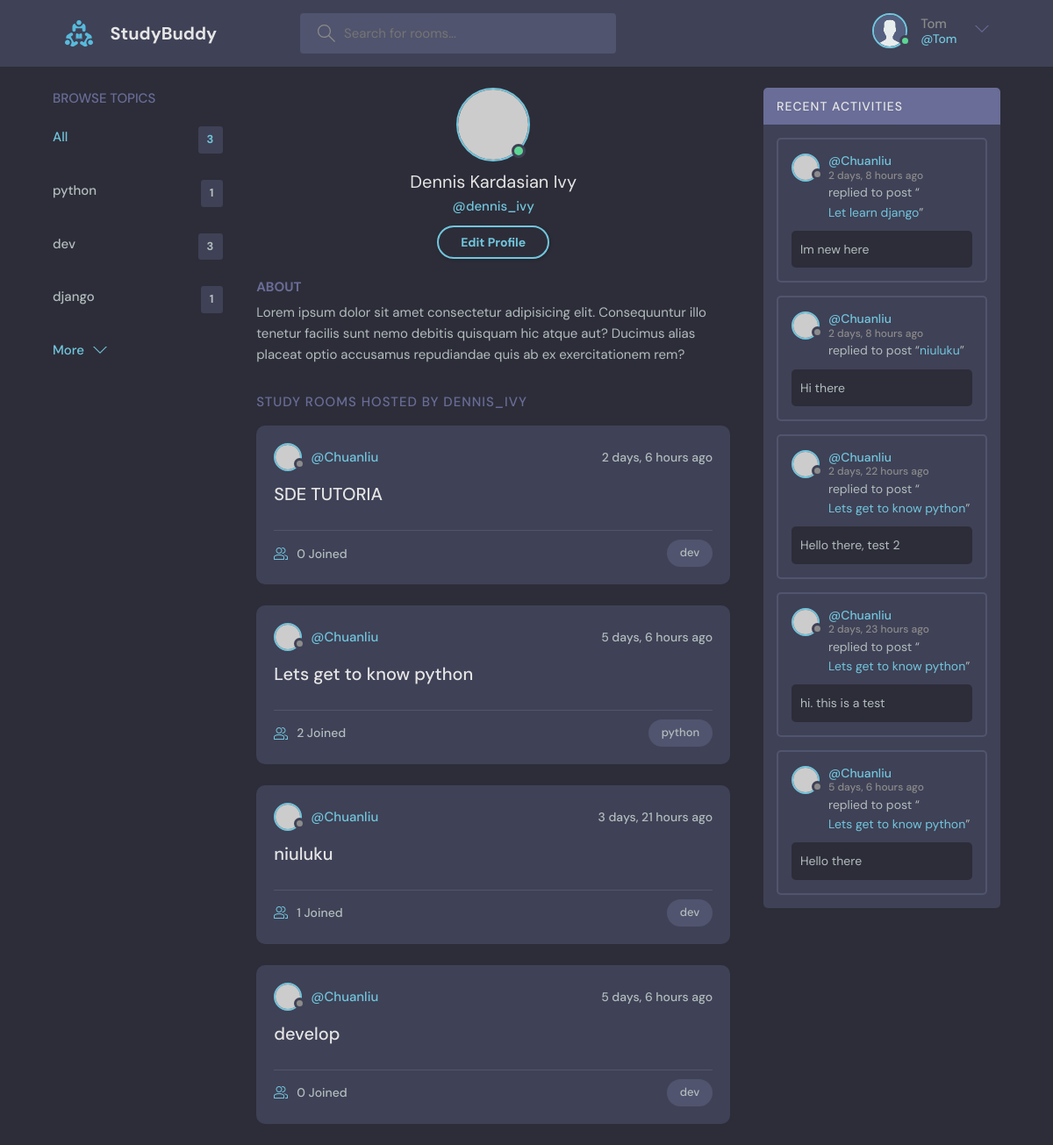
The page /profile/1/ (signed in) on the database its author committed.
### base/models.py (models this page shows, shortened)
class Topic(models.Model):
    name = models.CharField(max_length = 200)

class Room(models.Model):
    host = models.ForeignKey(User, on_delete=models.SET_NULL, null=True)
    topic = models.ForeignKey(Topic, on_delete=models.SET_NULL, null=True)
    name = models.CharField(max_length=200)
    description = models.TextField(null=True, blank=True)
    participants = models.ManyToManyField(User, related_name='paticapants',blank=True)
    updated = models.DateTimeField(auto_now=True) #auto_now updtae everytime
    created = models.DateTimeField(auto_now_add=True) #auto_now_add only create timestamp first creat
    class Meta:
        ordering = ['-updated','-created']
    def __str__ (self):
        return self.name

class Message(models.Model):
    user = models.ForeignKey(User, on_delete=models.CASCADE)
    room = models.ForeignKey(Room, on_delete=models.CASCADE)
    body = models.TextField()
    updated = models.DateTimeField(auto_now=True) #auto_now updtae everytime
    created = models.DateTimeField(auto_now_add=True) #auto_now_add only create timestamp first creat
    class Meta:
         ordering = ['-updated', '-created']
    def __str__(self) -> str:
        return self.body

### base/views.py (the view)
# urls.py: path('profile/<str:pk>/', views.userProfile, name="user-profile"),
def userProfile(request, pk):
    user = User.objects.get(id=pk)
    rooms = user.room_set.all()
    showMessages = user.message_set.all()
    topics = Topic.objects.all()
    context = {'user':user, 'rooms':rooms,'showMessages':showMessages,'topics':topics}
    return render(request, 'base/profile.html',context)

### base/templates/base/profile.html
{% extends 'main.html' %}
{% block content %}
  <main class="profile-page layout layout--3">
    <div class="container">
     {% include 'base/topic_component.html' %}
      <div class="roomList">
        <div class="profile">
          <div class="profile__avatar">
            <div class="avatar avatar--large active">
              <img src="https://randomuser.me/api/portraits/men/11.jpg" />
            </div>
          </div>
          <div class="profile__info">
            <h3>Dennis Kardasian Ivy</h3>
            <p>@dennis_ivy</p>
            <a href="edit-user.html" class="btn btn--main btn--pill">Edit Profile</a>
          </div>
          <div class="profile__about">
            <h3>About</h3>
            <p>
              Lorem ipsum dolor sit amet consectetur adipisicing elit. Consequuntur illo tenetur
              facilis sunt nemo debitis quisquam hic atque aut? Ducimus alias placeat optio
              accusamus repudiandae quis ab ex exercitationem rem?
            </p>
          </div>
        </div>
        <div class="roomList__header">
          <div>
            <h2>Study Rooms Hosted by dennis_ivy</a>
            </h2>
          </div>
        </div>
        {% include 'base/feed_component.html' %}
      </div>
      {% include 'base/activity_component.html' %}
    </div>
  </main>
  {% endblock content %}

### templates/navbar.html (shortened to what this page needs)
{% load static %}
<header class="header header--loggedIn">
    <div class="container">
      <a href="{% url 'home' %}" class="header__logo">
        <img src="{% static 'images/logo.svg' %}" />
        <h1>StudyBuddy</h1>
      </a>
      <form class="header__search" method="GET" action="{% url 'home' %}">
        <label>
          <input  name = "q" placeholder="Search for rooms..." />
        </label>
      </form>
      <nav class="header__menu">
        {% if request.user.is_authenticated %}
        <div class="header__user">
          <a href="{% url 'user-profile' pk=request.user.id %}"">
            <div class="avatar avatar--medium active">
              <img src="{% static 'images/avatar.svg' %}" />
            </div>
            <p>{{request.user.username}} <span>@{{request.user}}</span></p>
          </a>
          <button class="dropdown-button">
            <svg version="1.1" xmlns="http://www.w3.org/2000/svg" width="32" height="32" viewBox="0 0 32 32">
              <title>chevron-down</title>
              <path d="M16 21l-13-13h-3l16 16 16-16h-3l-13 13z"></path>
            </svg>
          </button>
        </div>
        {% else %}
        <a href="{% url 'login' %}">
          <img src="{% static 'images/avatar.svg' %}" />
          <p>Login</p>
        </a>
        {% endif %}
      </nav>
    </div>
  </header>

### base/templates/base/topic_component.html
<div class="topics">
    <div class="topics__header">
      <h2>Browse Topics</h2>
    </div>
    <ul class="topics__list">
      <li>
        <a href="{% url 'home' %}" class="active">All <span>{{topics.count}}</span></a>
      </li>
    {% for topic in topics %}
      <li>
        <a href="{% url 'home'%}?q={{topic.name}}">{{topic.name}} <span>{{topic.room_set.all.count}}</span></a>
      </li>
    {% endfor %}
    </ul>
    <a class="btn btn--link" href="topics.html">
      More
      <svg version="1.1" xmlns="http://www.w3.org/2000/svg" width="32" height="32" viewBox="0 0 32 32">
        <title>chevron-down</title>
        <path d="M16 21l-13-13h-3l16 16 16-16h-3l-13 13z"></path>
      </svg>
    </a>
  </div>

### base/templates/base/feed_component.html (shortened to what this page needs)
{% for room in rooms %}
<div class="roomListRoom">
    <div class="roomListRoom__header">
      <a href="{% url 'user-profile' room.host.id %}" class="roomListRoom__author">
        <div class="avatar avatar--small">
          <img src="https://randomuser.me/api/portraits/women/11.jpg" />
        </div>
        <span>@{{ room.host.username }}</span>
      </a>
      <div class="roomListRoom__actions">
        <span>{{ room.created|timesince}} ago</span>
      </div>
    </div>
    <div class="roomListRoom__content">
      <a href="{% url 'room' room.id %}">{{room.name}}</a>
    </div>
    <div class="roomListRoom__meta">
      <a href="{% url 'room' room.id %}" class="roomListRoom__joined">
        {{room.participants.all.count}} Joined
      </a>
      <p class="roomListRoom__topic">{{room.topic.name}}</p>
    </div>
  </div>
  {% endfor %}

### base/templates/base/activity_component.html (shortened to what this page needs)
<div class="activities">
    <div class="activities__header">
      <h2>Recent Activities</h2>
    </div>
    {% for message in showMessages %}
    <div class="activities__box">
      <div class="activities__boxHeader roomListRoom__header">
        <a href="{% url 'user-profile' message.user.id %}" class="roomListRoom__author">
          <div class="avatar avatar--small">
            <img src="https://randomuser.me/api/portraits/women/11.jpg" />
          </div>
          <p>
            @{{message.user}}
            <span>{{message.created|timesince}} ago</span>
          </p>
        </a>
      </div>
      <div class="activities__boxContent">
        <p>replied to post “<a href="{% url 'room' message.room.id %}">{{message.room}}</a>”</p>
        <div class="activities__boxRoomContent">
          {{message.body}}
        </div>
      </div>
    </div>
    {% endfor%}
  </div>

### rows shown on the page
Topic: name "python", room_set.all.count "1"
Topic: name "dev", room_set.all.count "3"
Topic: name "django", room_set.all.count "1"
Room: host.username "Chuanliu", created "2 days, 6 hours", name "SDE TUTORIA", participants.all.count "0", topic.name "dev"
Room: host.username "Chuanliu", created "5 days, 6 hours", name "Lets get to know python", participants.all.count "2", topic.name "python"
Room: host.username "Chuanliu", created "3 days, 21 hours", name "niuluku", participants.all.count "1", topic.name "dev"
Room: host.username "Chuanliu", created "5 days, 6 hours", name "develop", participants.all.count "0", topic.name "dev"
Message: user "Chuanliu", created "2 days, 8 hours", room "Let learn django", body "Im new here"
Message: user "Chuanliu", created "2 days, 8 hours", room "niuluku", body "Hi there"
Message: user "Chuanliu", created "2 days, 22 hours", room "Lets get to know python", body "Hello there, test 2"
Message: user "Chuanliu", created "2 days, 23 hours", room "Lets get to know python", body "hi. this is a test"
Message: user "Chuanliu", created "5 days, 6 hours", room "Lets get to know python", body "Hello there"

### other values the page prints
{{ request.user.username }} "Tom"
{{ request.user }} "Tom"
{{ topics.count }} "3"
